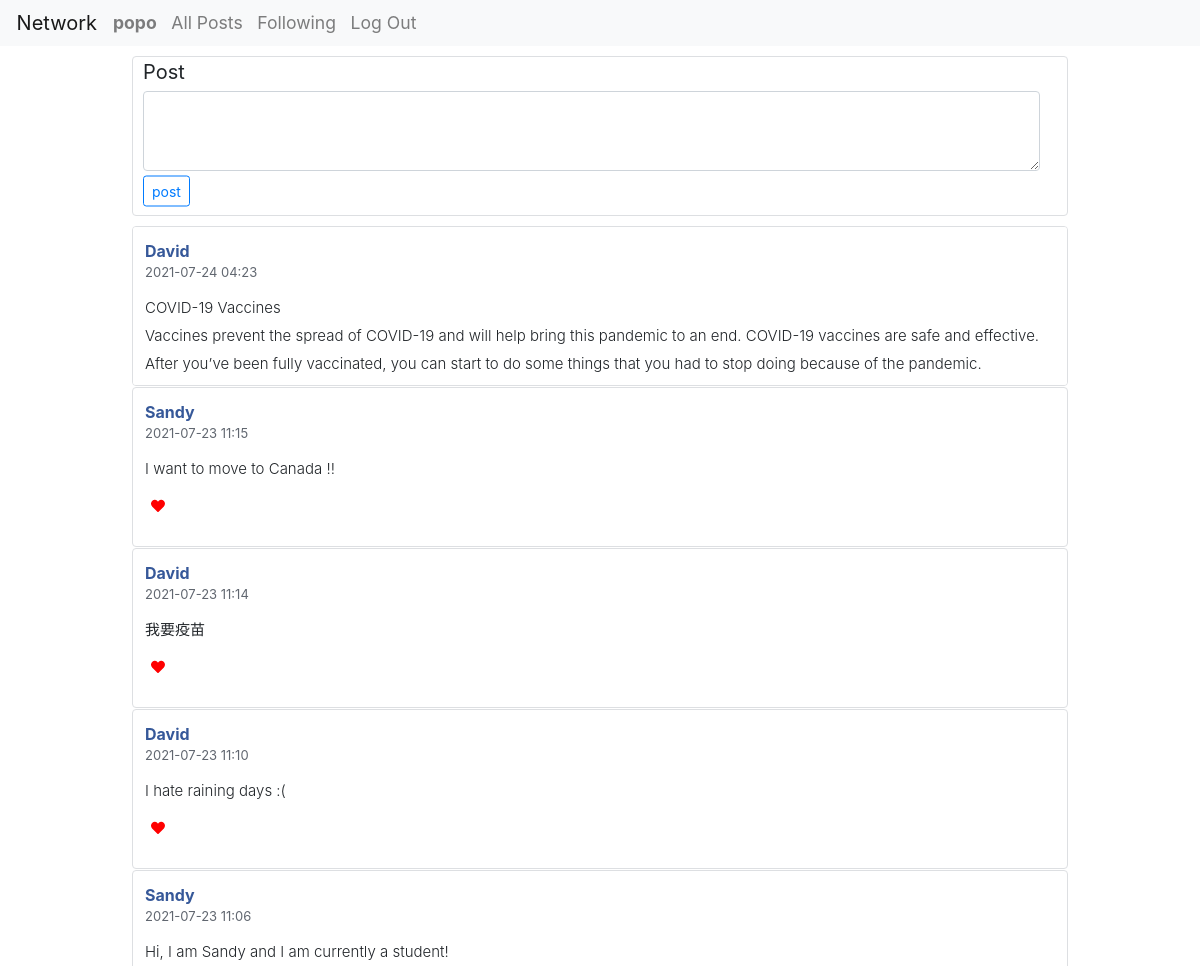
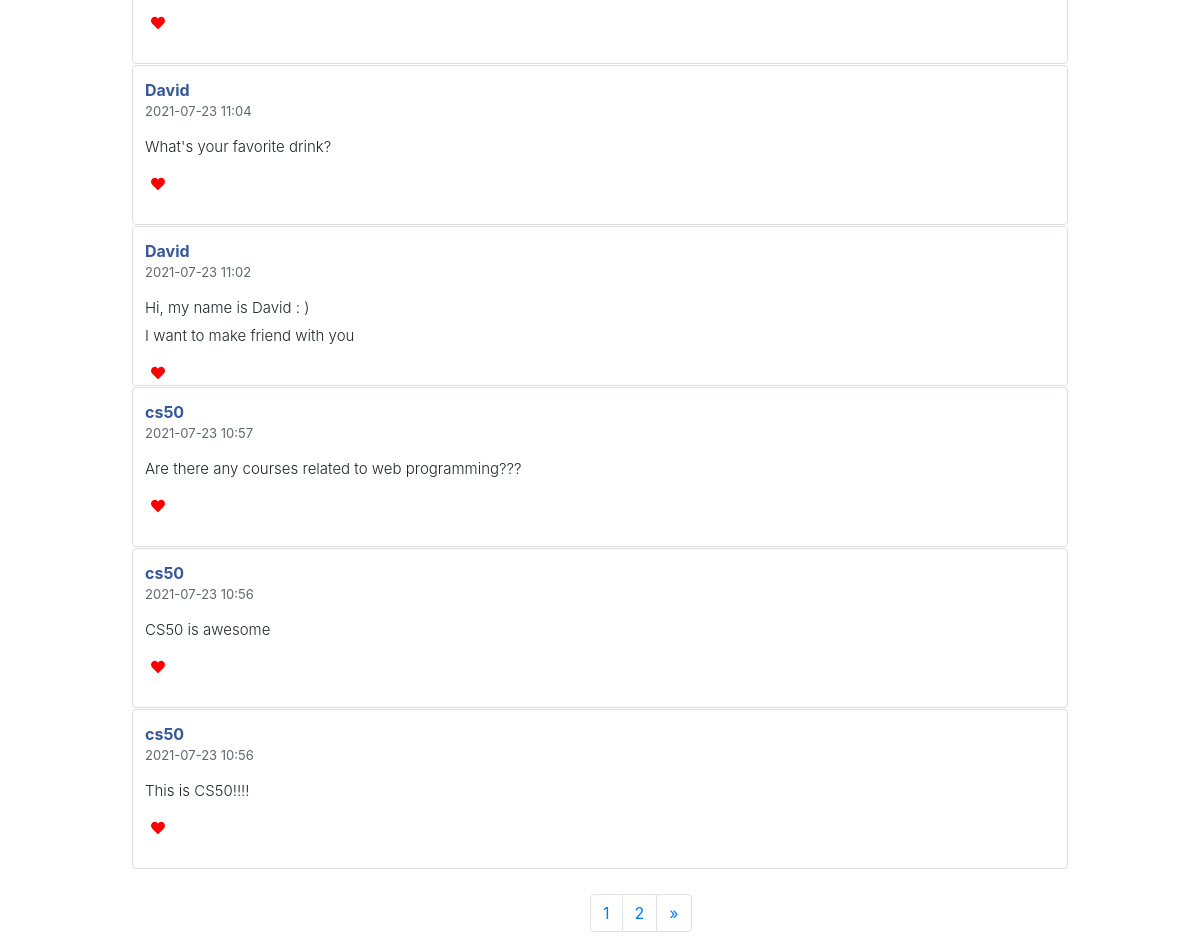
The page / (signed in) on the database its author committed (2 pictures, top to bottom).
### network/models.py (models this page shows, shortened)
class User(AbstractUser):
    followers = models.ManyToManyField('self',blank=True,related_name='user_followers',symmetrical=False)
    following = models.ManyToManyField('self',blank=True,related_name='user_following',symmetrical=False)

class Post(models.Model):
    content = models.TextField(blank=False)
    author  = models.ForeignKey(
        User,
        related_name='post',
        on_delete=models.CASCADE
    )
    created = models.DateTimeField(auto_now_add=True)
    users_like = models.ManyToManyField(
        User,
        related_name='post_like',
        blank=True
    )

### network/views.py (the view)
# urls.py: path("", views.index, name="index"),
def index(request):
    article= Post.objects.all().order_by('-created')
    paginator = Paginator(article, 10)
    page_number = request.GET.get('page')
    try:
        article = paginator.page(page_number)
    except PageNotAnInteger:
        article = paginator.page(1)
    except (EmptyPage, InvalidPage):
        article = paginator.page(paginator.num_pages)
    return render(request, "network/index.html",{"articles":article,"show_add_post":True,"profile":False})

### network/templates/network/index.html (shortened to what this page needs)
{% extends "network/layout.html" %}
{% load static %}
{% block body %}
{% if show_add_post %}
<div id="add_post">
<form>
  <div class="form-group">
    <label for="Textarea1" >Post</label>
    <textarea class="form-control" required id="Textarea1" autocomplete="off" ></textarea>
  </div>
  <button  class="btn btn-outline-primary btn-sm" type="submit" id="submit" >post</button>
</form>
</div>
{% endif %}
 <div class="container-fluid" style="margin-top: 10px;">
{% for item in articles %}
 <div id="app"  >
  <div class="header">
    <div class="left-info">
      <div class="name-info">
         <div class="name">
          <a href="{% url 'home' item.author.username %}">{{item.author.username}}</a>
        </div>
        <div class="time">
          {{item.created|date:"Y-m-d H:i"}}
        </div>
      </div>
    </div>
 </div>
 <div class="content"  id ="article-{{item.id}}">{{item.content}}</div>
 <div class="feedback-action">
  <button data-id={{item.id}} id ="like" style="border:none; background-color: transparent;cursor:pointer;
    overflow: hidden;
    outline:none;"><i class="fas fa-heart"  style="color:red;"></i></button>&nbsp;<span id="count-{{item.id}}" class="text-nowrap"></span>
 </div>
  </div>
 {% endfor %}
</div>
<br>
<div class="pull-right" >
                <nav aria-label="Page navigation example">
                    <ul class="pagination">
                        {% for page_num in articles.paginator.page_range %}
                            {% if page_num == articles.number %}
                                <li class="page-item">
                                    <a href="#" class="page-link">
                                        {{ page_num }}
                                    </a>
                                </li>
                            {% else %}
                                <li class="page-item">
                                    <a href="?page={{ page_num }}" class="page-link">{{ page_num }}
                                    </a>
                                </li>
                            {% endif %}
                        {% endfor %}
                        {% if  articles.has_next %}
                        <li class="page-item">
                            <a href="?page={{ articles.next_page_number }}" aria-label="last" class="page-link">
                                <span aria-hidden="true">&raquo;</span>
                            </a>
                        </li>
                        {% endif %}
                    </ul>
                </nav>
</div>
{% endblock %}

### network/templates/network/layout.html (shortened to what this page needs)
{% load static %}
<!DOCTYPE html>
<html lang="en">
    <head>
        <link rel="stylesheet" href="https://stackpath.bootstrapcdn.com/bootstrap/4.4.1/css/bootstrap.min.css">
        <link href="{% static 'network/styles.css' %}" rel="stylesheet">
    </head>
    <body>
        <nav class="navbar   navbar-light bg-light">
        <div class="container-fluid">
              <a class="navbar-brand" href="#">Network</a>
              <ul class="nav navbar-nav mr-auto">
                {% if user.is_authenticated %}
                    <li class="nav-item">
                        <a class="nav-link" href="{% url 'home' user.username %}"><strong>{{ user.username }}</strong></a>
                    </li>
                {% endif %}
                <li class="nav-item">
                  <a class="nav-link" href="{% url 'index' %}">All Posts</a>
                </li>
                {% if user.is_authenticated %}
                    <li class="nav-item">
                        <a class="nav-link" href="{% url 'following' %}">Following</a>
                    </li>
                    <li class="nav-item">
                        <a class="nav-link" href="{% url 'logout' %}">Log Out</a>
                    </li>
                {% endif %}
              </ul>
              </div>
          </nav>
        <div class="body" >
            {% block body %}
            {% endblock %}
        </div>
    </body>
</html>

### network/static/network/styles.css (style rules this page uses)
html, body { height: 100%; width: 100%; }
.pull-right { width:20px; height:10px; margin: 0 auto; padding-bottom:50px; }
#add_post { margin: 0 auto; background: white; border: 1px solid #dddfe2; border-radius: 4px; width:78%; height:160px; }
#add_post label { font-size: 20px; padding-left:10px; }
#add_post #Textarea1 { transform: translateY(-5%); height:80px; margin-left:10px; margin-bottom:10px; width:96%; }
#add_post button { margin-left:10px; transform: translateY(-50%); }
.navbar { padding: .1rem; width: 100%; margin-bottom:10px; }
.navbar-nav { display: inline-block; }
.navbar-nav>li { display: inline-block; }
.navbar li { padding-right: 10px; }
.nav-link { font-size: 1.1em !important; }
#app { margin: 0px auto 1px; height:160px; width: 80%; overflow-y:auto; background: white; border: 1px solid #dddfe2; border-radius: 4px; }
#app .header { display: flex; justify-content: space-between; padding: 12px 12px 0; }
#app .header .left-info .name-info .name { display: inline-block; font-weight: bolder; cursor: pointer; }
#app .header .left-info .name-info .name a { text-decoration: none; color: #365899; }
#app .header .left-info .name-info .time { color: #616770; font-size: 13px; }
#app .feedback-action { text-align: left; font-weight: 600; font-size: 14px; height: 32px; margin: 0 12px; min-height: 32px; padding: 4px 0; }
#app .content { white-space: pre-wrap; font-size: 15px; font-weight: 300; letter-spacing: 0; line-height: 28px; margin: 0 0 7px 0; padding: 12px 12px 0; }

### rows shown on the page
User: username "popo"
Post: author.username "David", created "2021-07-24 04:23", content "COVID-19 Vaccines Vaccines prevent the spread of COVID-19 and will help bring this pandemic to an end. COVID-19 vaccines are safe and effective. After you’ve been fully vaccinated, you can start to do some things that you had to stop doing because of the pandemic."
Post: author.username "Sandy", created "2021-07-23 11:15", content "I want to move to Canada !!"
Post: author.username "David", created "2021-07-23 11:14", content "我要疫苗"
Post: author.username "David", created "2021-07-23 11:10", content "I hate raining days :("
Post: author.username "Sandy", created "2021-07-23 11:06", content "Hi, I am Sandy and I am currently a student!"
Post: author.username "David", created "2021-07-23 11:04", content "What's your favorite drink?"
Post: author.username "David", created "2021-07-23 11:02", content "Hi, my name is David : ) I want to make friend with you"
Post: author.username "cs50", created "2021-07-23 10:57", content "Are there any courses related to web programming???"
Post: author.username "cs50", created "2021-07-23 10:56", content "CS50 is awesome"
Post: author.username "cs50", created "2021-07-23 10:56", content "This is CS50!!!!"

### other values the page prints
{{ page_num }} "1"
{{ page_num }} "2"
